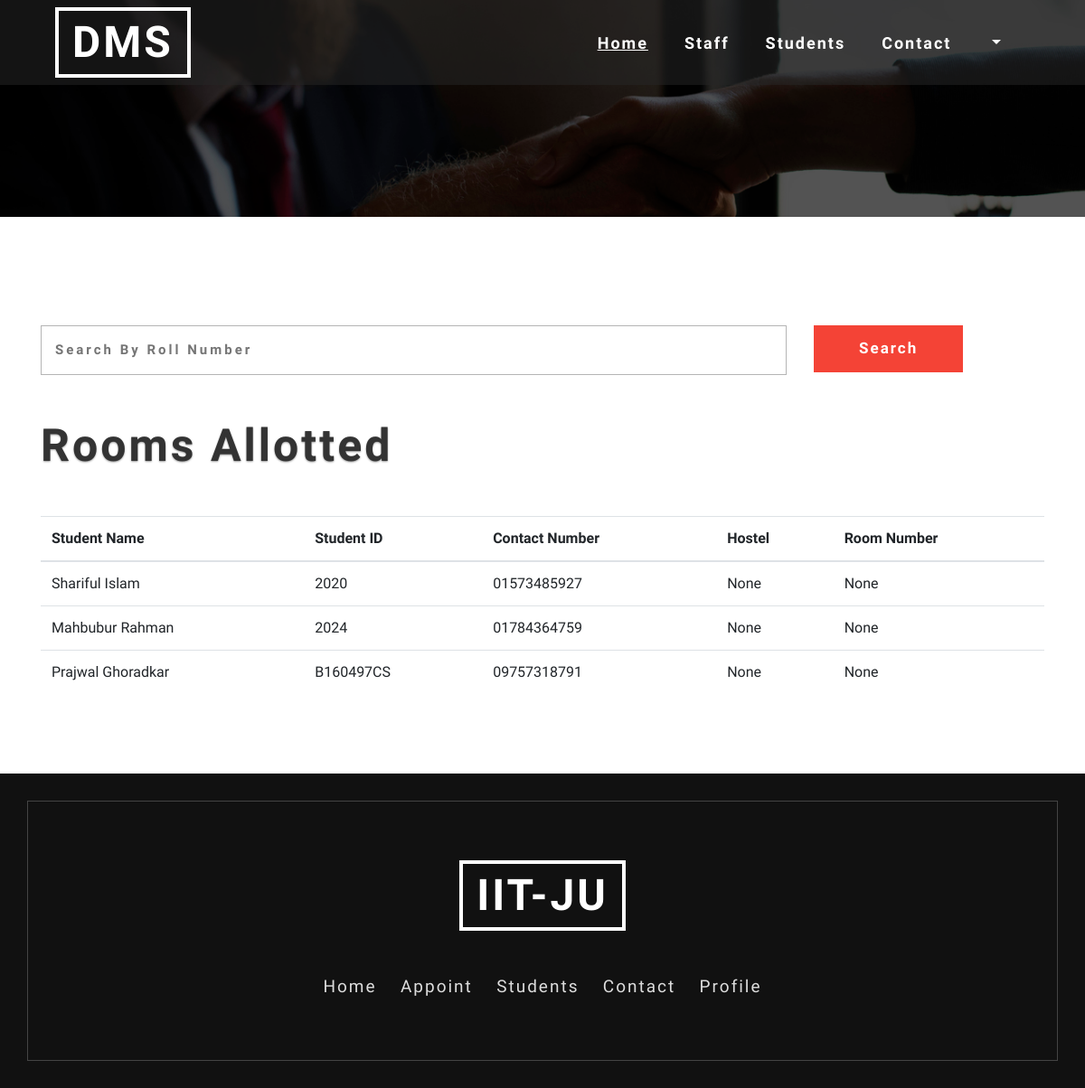
The page /admin/students.php on the database its author committed.
### tables this page shows
CREATE TABLE `student` (
  `Student_id` varchar(255) NOT NULL,
  `Fname` varchar(255) NOT NULL,
  `Lname` varchar(255) NOT NULL,
  `Mob_no` varchar(255) NOT NULL,
  `Dept` varchar(255) NOT NULL,
  `Year_of_study` varchar(255) NOT NULL,
  `Pwd` longtext NOT NULL,
  `Hostel_id` int(10) DEFAULT NULL,
  `Room_id` int(10) DEFAULT NULL
);

### admin/students.php (the view, shortened to what this page needs)
<?php
  require '../includes/config.inc.php';
?>
<!DOCTYPE html>
<html lang="en">
<head>
	<link rel="stylesheet" href="../web_home/css_home/bootstrap.css">
	<link rel="stylesheet" href="../web_home/css_home/style.css" type="text/css" media="all" />
	<link rel="stylesheet" href="../web_home/css_home/fontawesome-all.css">
</head>
<body>
<div class="inner-page-banner" id="home">
	<header>
		<div class="container agile-banner_nav">
			<nav class="navbar navbar-expand-lg navbar-light bg-light">
				<h1><a class="navbar-brand" href="admin_home.php">DMS</span></a></h1>
				<div class="collapse navbar-collapse justify-content-center" id="navbarSupportedContent">
					<ul class="navbar-nav ml-auto">
						<li class="nav-item active">
							<a class="nav-link" href="admin_home.php">Home <span class="sr-only">(current)</span></a>
						</li>
						<li class="nav-item">
							<a class="nav-link" href="create_hm.php">Staff</a>
						</li>
						<li class="nav-item">
							<a class="nav-link" href="students.php">Students</a>
						</li>
						<li class="nav-item">
							<a class="nav-link" href="admin_contact.php">Contact</a>
						</li>
			            <li class="dropdown nav-item">
						<a href="#" class="dropdown-toggle nav-link" data-toggle="dropdown"><?php echo $_SESSION['username']; ?>
						</a>
					</li>
					</ul>
				</div>
			</nav>
		</div>
	</header>
</div>
<br><br><br>
<section class="contact py-5">
	<div class="container">
			<div class="mail_grid_w3l">
				<form action="students.php" method="post">
					<div class="row">
					        <div class="col-md-9">
							<input type="text" placeholder="Search by Roll Number" name="search_box">
							</div>
							<div class="col-md-3">
							<input type="submit" value="Search" name="search"></input>
							</div>
					</div>
				</form>
			</div>
	</div>
</section>
<div class="container">
<h2 class="heading text-capitalize mb-sm-5 mb-4"> Rooms Allotted </h2>
<?php
   $query1 = "SELECT * FROM Student";
   $result1 = mysqli_query($conn,$query1);
?>
  <table class="table table-hover">
    <thead>
      <tr>
        <th>Student Name</th>
        <th>Student ID</th>
        <th>Contact Number</th>
        <th>Hostel</th>
        <th>Room Number</th>
      </tr>
    </thead>
    <tbody>
    <?php
      if(mysqli_num_rows($result1)==0){
         echo '<tr><td colspan="4">No Rows Returned</td></tr>';
      }
      else{
      	while($row1 = mysqli_fetch_assoc($result1)){
            $room_id = $row1['Room_id'];
            $HID = $row1['Hostel_id'];
            $query7 = "SELECT * FROM Room WHERE Room_id = '$room_id'";
            $result7 = mysqli_query($conn,$query7);
            $row7 = mysqli_fetch_assoc($result7);
            $room_no = $row7['Room_No'];
            $query99 = "SELECT * FROM Hostel WHERE Hostel_id = '$HID'";
            $result99 = mysqli_query($conn,$query99);
            $row99 = mysqli_fetch_assoc($result99);
            $HNM = $row99['Hostel_name'];
            if (!$HNM) {
              $HNM='None';
            }
            if(!$room_no){
              $room_no='None';
            }
            $student_name = $row1['Fname']." ".$row1['Lname'];
      		echo "<tr><td>{$student_name}</td><td>{$row1['Student_id']}</td><td>{$row1['Mob_no']}</td><td>{$HNM}</td><td>{$room_no}</td></tr>\n";
      	}
      }
    ?>
    </tbody>
  </table>
</div>
<br>
<br>
<br>
<footer class="py-5">
	<div class="container py-md-5">
		<div class="footer-logo mb-5 text-center">
			<a class="navbar-brand" target="_blank">IIT-JU</a>
		</div>
		<div class="footer-grid">
			<div class="list-footer">
				<ul class="footer-nav text-center">
					<li>
						<a href="admin_home.php">Home</a>
					</li>
					<li>
						<a href="create_hm.php">Appoint</a>
					</li>
					<li>
						<a href="students.php">Students</a>
					</li>
					<li>
						<a href="admin_contact.php">Contact</a>
					</li>
					<li>
						<a href="admin_profile.php">Profile</a>
					</li>
				</ul>
			</div>
		</div>
	</div>
</footer>
</body>
</html>

### web_home/css_home/style.css (style rules this page uses)
body { padding:0; margin:0; position:relative; font-family: 'Poiret One', cursive; }
body a { transition:0.5s all; -webkit-transition:0.5s all; -moz-transition:0.5s all; -o-transition:0.5s all; -ms-transition:0.5s all; }
input[type="button"],input[type="submit"],.contact-form input[type="submit"] { transition:0.5s all; -webkit-transition:0.5s all; -moz-transition:0.5s all; -o-transition:0.5s all; -ms-transition:0.5s all; }
h1,h2,h3,h4,h5,h6 { margin:0; }
ul { margin:0; padding:0; }
header { position: absolute; z-index: 9; width: 100%; background: rgba(37, 37, 37, 0.54); }
.bg-light { background-color: transparent !important; }
h1 { font-size: inherit; }
.navbar-nav > li { margin-right: 1.5em; }
.navbar-light .navbar-nav .show > .nav-link, .navbar-light .navbar-nav .active > .nav-link, .navbar-light .navbar-nav .nav-link.show, .navbar-light .navbar-nav .nav-link.active { color: #fff; font-size: 18px; font-weight: 700; letter-spacing: 2px; text-decoration: underline; }
.navbar-light .navbar-nav .nav-link { color: #fff; font-size: 18px; font-weight: 700; letter-spacing: 2px; }
.navbar-light .navbar-brand { color: #fff; font-size: 3em; text-decoration: none; border: 4px solid #fff; text-transform: uppercase; font-weight: 700; margin: 0; text-align: center; letter-spacing: 3px; padding: 10px 15px; line-height: 50px; }
h3.heading,h2.heading { font-size: 50px; font-weight: 700; letter-spacing: 3px; color: #333; text-shadow: 0 1px 2px rgba(0, 0, 0, 0.4); }
footer { background: #111; position: relative; z-index: 1; }
footer:after { position: absolute; content: ''; left: 30px; right: 30px; bottom: 30px; top: 30px; border: 1px solid #444; z-index: -1; }
.footer-logo a.navbar-brand { color: #fff; font-size: 3em; text-decoration: none; border: 4px solid #fff; text-transform: uppercase; font-weight: 700; margin: 0; letter-spacing: 3px; padding: 10px 15px; line-height: 50px; }
.footer-nav li { list-style-type: none; display: inline-block; margin: 0px .7em; border-bottom: 2px solid rgba(226, 222, 222, 0); }
ul.footer-nav li a { color: #ddd; font-size: 19px; letter-spacing: 2px; display: inline-block; }
.inner-page-banner { background: url(../images/1.jpg) no-repeat center; height: 20vw; background-size: cover; }
.mail_grid_w3l input[type="text"], .mail_grid_w3l input[type="email"],.mail_grid_w3l input[type="number"],.mail_grid_w3l input[type="password"], .mail_grid_w3l textarea { outline: none; padding: 15px; font-size: 15px; color: #777; background: none; width: 100%; border: 1px solid #b5b5b5; letter-spacing: 3px; font-weight: bold; text-transform: capitalize; }
.mail_grid_w3l input[type="submit"] { outline: none; padding: 13px 50px; font-size: 17px; color: #fff; font-weight: 600; background: #F44336; border: none; text-transform: capitalize; letter-spacing: 2px; }

### rows shown on the page
student: student_name "Shariful Islam", Student_id "2020", Mob_no "01573485927", HNM "None", room_no "None"
student: student_name "Mahbubur Rahman", Student_id "2024", Mob_no "01784364759", HNM "None", room_no "None"
student: student_name "Prajwal Ghoradkar", Student_id "B160497CS", Mob_no "09757318791", HNM "None", room_no "None"
